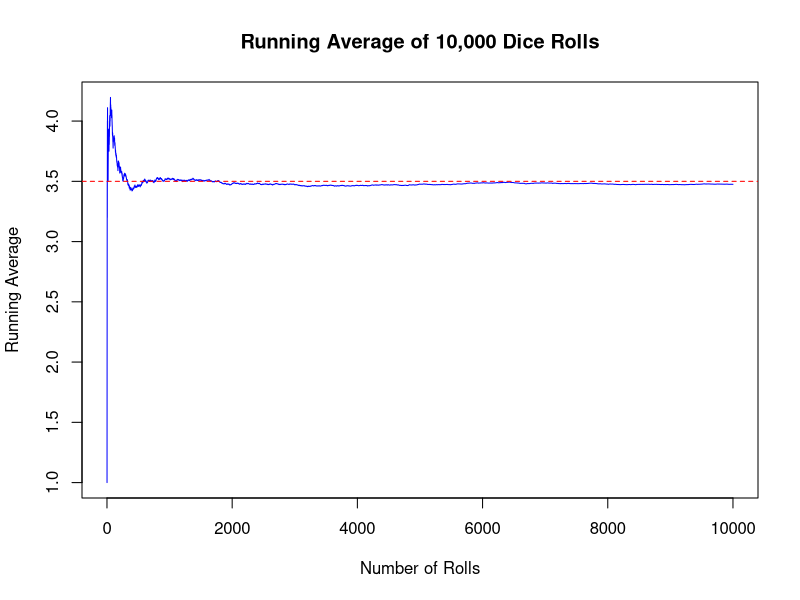
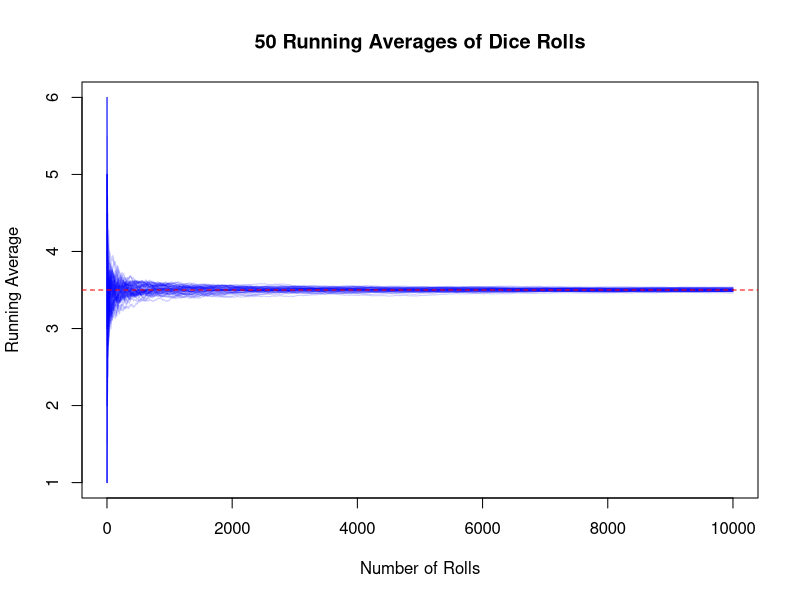
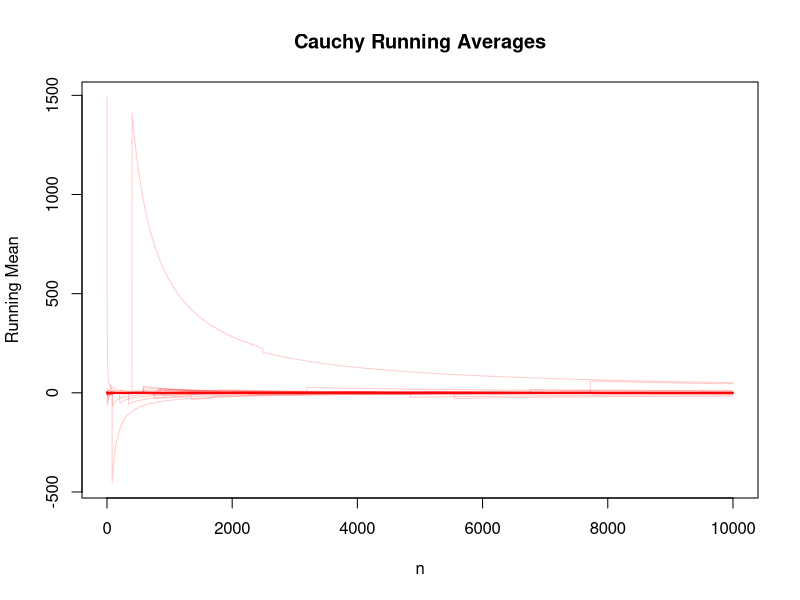
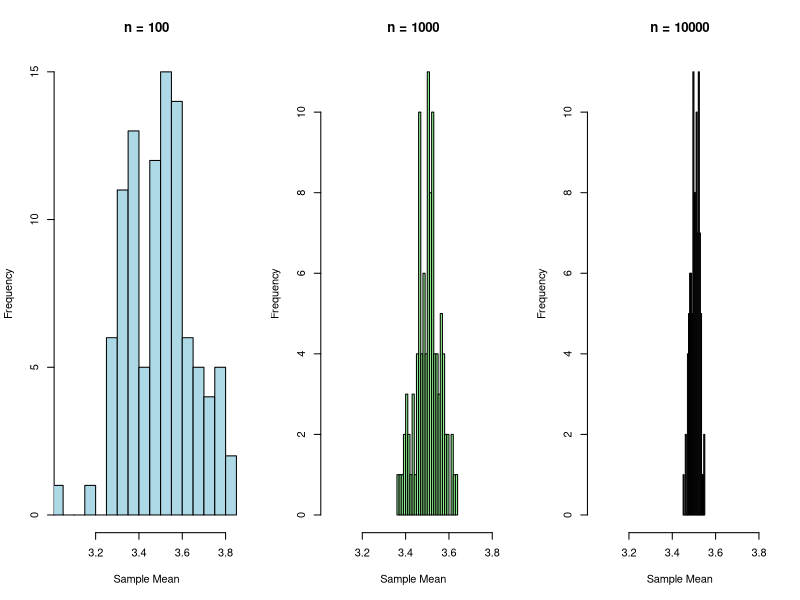
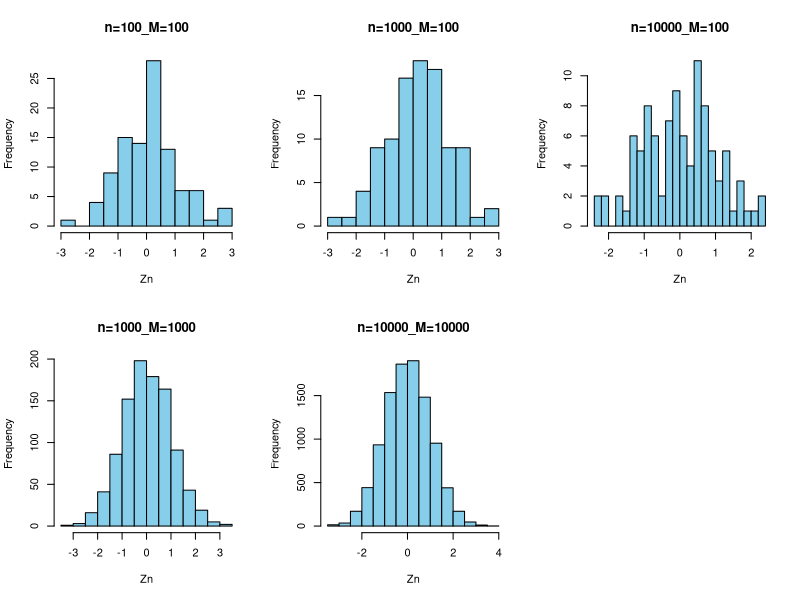

Source code (R) for these figures, in order:
## ---- chunk 1
knitr::opts_chunk$set(echo = TRUE)
## ---- chunk 2
n <- 10000  # number of die rolls
rolls <- sample(1:6, n, replace = TRUE)  # simulate die rolls
running_avg <- cumsum(rolls) / (1:n)  # compute cumulative mean
## ---- chunk 3
plot(running_avg, type = "l", col = "blue",
     main = "Running Average of 10,000 Dice Rolls",
     xlab = "Number of Rolls", ylab = "Running Average")
abline(h = 3.5, col = "red", lty = 2)  # expected value line
## ---- chunk 4
M <- 50  # number of repetitions
paths <- matrix(NA, nrow = n, ncol = M)  # to store running averages

# Generate 50 paths of running averages
for (i in 1:M) {
  rolls <- sample(1:6, n, replace = TRUE)
  paths[, i] <- cumsum(rolls) / (1:n)
}
## ---- chunk 5
matplot(paths, type = "l", lty = 1, col = rgb(0, 0, 1, 0.2),
        xlab = "Number of Rolls", ylab = "Running Average",
        main = "50 Running Averages of Dice Rolls")
abline(h = 3.5, col = "red", lty = 2)
## ---- chunk 6
epsilon <- 0.01  # error margin
max_iter <- 1e6  # upper limit to prevent infinite loop

# pre-generate all rolls
rolls_matrix <- matrix(sample(1:6, max_iter * M, replace = TRUE), nrow = max_iter, ncol = M)
running_avg <- matrix(NA, nrow = max_iter, ncol = M)

# initialize first row
running_avg[1, ] <- rolls_matrix[1, ]
j <- 2
prop_in <- 0

# use while loop to stop once 95% of paths are within epsilon
while (j <= max_iter && prop_in < 0.95) {
  running_avg[j, ] <- (running_avg[j - 1, ] * (j - 1) + rolls_matrix[j, ]) / j
  prop_in <- mean(abs(running_avg[j, ] - 3.5) <= epsilon)
  j <- j + 1
}

cat("Stopped at n =", j - 1, "with proportion in range:", round(prop_in, 3))
## ---- chunk 7
cauchy_paths <- matrix(NA, nrow = n, ncol = M)  # to store running means

# generate Cauchy distributed paths
for (i in 1:M) {
  x <- rcauchy(n)
  cauchy_paths[, i] <- cumsum(x) / (1:n)
}
## ---- chunk 8
matplot(cauchy_paths, type = "l", lty = 1, col = rgb(1, 0, 0, 0.2),
        main = "Cauchy Running Averages",
        xlab = "n", ylab = "Running Mean")
## ---- chunk 9
# function to simulate sample means
get_means <- function(n, M) {
  replicate(M, mean(sample(1:6, n, replace = TRUE)))
}

# simulate means for different sample sizes
means_100 <- get_means(100, 100)
means_1000 <- get_means(1000, 100)
means_10000 <- get_means(10000, 100)
## ---- chunk 10
# find common x-axis limits (min and max across all data)
x_limits <- range(c(means_100, means_1000, means_10000))

# xlot histograms
par(mfrow = c(1, 3))
hist(means_100, main = "n = 100", xlab = "Sample Mean", col = "lightblue",
     breaks = 20, xlim = x_limits)
hist(means_1000, main = "n = 1000", xlab = "Sample Mean", col = "lightgreen",
     breaks = 20, xlim = x_limits)
hist(means_10000, main = "n = 10000", xlab = "Sample Mean", col = "lightpink",
     breaks = 20, xlim = x_limits)

## ---- chunk 11
# function to simulate M values of Zn for given n
simulate_Zn <- function(n, M, mu = 3.5, sigma = sqrt(35/12)) {
  replicate(M, {
    x <- sample(1:6, n, replace = TRUE)       # simulate n die rolls
    (mean(x) - mu) / (sigma / sqrt(n))        # compute standardized Zn
  })
}

# simulate Zn values for different combinations of n and M
Z_data <- list(
  "n=100_M=100" = simulate_Zn(100, 100),
  "n=1000_M=100" = simulate_Zn(1000, 100),
  "n=10000_M=100" = simulate_Zn(10000, 100),
  "n=1000_M=1000" = simulate_Zn(1000, 1000),
  "n=10000_M=10000" = simulate_Zn(10000, 10000)
)
## ---- chunk 12
par(mfrow = c(2, 3))  # 2 rows, 3 plots
for (name in names(Z_data)) {
  hist(Z_data[[name]], main = name, xlab = "Zn", breaks = 20, col = "skyblue")
}
## ---- chunk 13
kwtest <- function (x, g, ...) 
{
    if (is.list(x)) {
        if (length(x) < 2L) 
            stop("'x' must be a list with at least 2 elements")
        if (!missing(g)) 
            warning("'x' is a list, so ignoring argument 'g'")
        if (!all(sapply(x, is.numeric))) 
            warning("some elements of 'x' are not numeric and will be coerced to numeric")
        k <- length(x)
        l <- lengths(x)
        if (any(l == 0L)) 
            stop("all groups must contain data")
        g <- factor(rep.int(seq_len(k), l))
        x <- unlist(x)
    }
    else {
        if (length(x) != length(g)) 
            stop("'x' and 'g' must have the same length")
        g <- factor(g)
        k <- nlevels(g)
        if (k < 2L) 
            stop("all observations are in the same group")
    }
    n <- length(x)
    if (n < 2L) 
        stop("not enough observations")
    r <- rank(x)
    TIES <- table(x)
    STATISTIC <- sum(tapply(r, g, sum)^2/tapply(r, g, length))
    STATISTIC <- ((12 * STATISTIC/(n * (n + 1)) - 3 * (n + 1))/(1 - 
        sum(TIES^3 - TIES)/(n^3 - n)))
    PARAMETER <- k - 1L
    PVAL <- pchisq(STATISTIC, PARAMETER, lower.tail = FALSE)
    names(STATISTIC) <- "Kruskal-Wallis chi-squared"
    names(PARAMETER) <- "df"
    RVAL <- list(statistic = STATISTIC, parameter = PARAMETER, 
        p.value = PVAL, method = "Kruskal-Wallis rank sum test")
    return(RVAL)
}
## ---- chunk 14
set.seed(1234)
m <- 1000 # number of repetitions
n <- 50   # number of individuals
X <- matrix(rt(m * n, df = 10), nrow = m)
grp <- rep(1:3, c(20, 20, 10))
